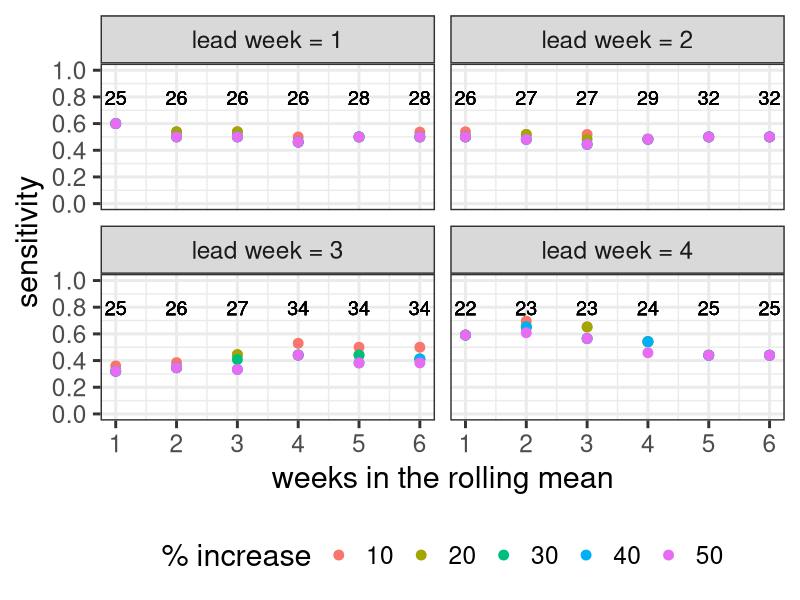

This figure's R source: (Note: this script raises an error after producing the figure.)
rm(list = ls())

suppressPackageStartupMessages({require(readxl)
  require(dplyr)
  require(tidyverse)
  require(stringr)
  require(data.table)
  }) 


#new data 
ww_gold_standard_mod <- read.csv("data/ww_gold_standard20220310.csv") 
wastedata <- readxl::read_excel("data/wasterwater20220314.xlsx", "Datapairs_allplants_C")

weeks = 1:6
ww_threshhold = seq(0.1, 0.5, 0.1)


indexes = expand.grid(weeks, ww_threshhold)
  
  # list(#c(1, 0), c(1, 0.05), c(1, 0.1), c(1, 0.15), c(1, 0.2),


# Waste water data 
waste_data <- (wastedata 
               %>% rename_all(~str_replace_all(.x, " ", '')) 
               %>% rename_with(~gsub("[[:punct:]]", "", .x))
               %>% mutate(MuniName = ifelse(MuniName == "Tygerberg", "CT Tygerberg", 
                                        ifelse(MuniName == "Stellenbosch", "CT Southern",
                                               ifelse(MuniName == "Buffalo city", "Buffalo City",  MuniName))))
               %>% rename(epi_wk = Epiweek) 
               %>% select(epi_wk, province = Province, MuniName,
                          NICDPlant, GenecopiesmL, LoggenecopiesmL)
               )



# merge the waste water data and the positivity rate data
wwgold_standardfiltered <-(ww_gold_standard_mod
                           %>% select(-province)
                           %>% filter(epi_yr >= 2021 | MuniName != "Hantam")
                           %>% inner_join(waste_data)
                       )

 
# Calculate N_prev moving average
ww_gold_standard_peak <- rbindlist(lapply(1:nrow(indexes), function(x)(wwgold_standardfiltered 
                         %>% arrange(NICDPlant, epi_yr, epi_wk) %>% 
                           group_by(NICDPlant) 
                         %>% mutate(N_log_wks = indexes[x, 1],
                                    percent = indexes[x, 2] *100,
                                    wwthreshhold = log10(1+ indexes[x, 2]),
                                    n_weeks_genecopies_ave = lag(frollmean(GenecopiesmL,
                                                                      indexes[x,1], na.rm = T),1),
                                    n_weeks_logcopies_ave = log10(n_weeks_genecopies_ave))
                         
                         
                         %>% mutate(test_logcopies = ifelse(LoggenecopiesmL - n_weeks_logcopies_ave > log10(1+indexes[x,2]), 1 , 
                                                            ifelse(LoggenecopiesmL - n_weeks_logcopies_ave < log10(1+indexes[x,2]), 0, NA)))
                         )))



lead_ww <- 1:4

Sensitivitydata_filter<- rbindlist(lapply(seq_along(lead_ww),function(x)(ww_gold_standard_peak
                                                                              %>% arrange(NICDPlant, epi_yr, epi_wk , N_log_wks, wwthreshhold)
                                                                              %>% group_by(NICDPlant, N_log_wks, wwthreshhold)
                                                                              %>% mutate(lead_ww =lead_ww[x],
                                                                                         entered_lag = lead(entered,  lead_ww[x]))
                                                                              %>% filter(entered_lag == 1)
                                                                              %>% drop_na(test_logcopies) 
                                                                              %>% mutate(comparison  = ifelse(entered_lag == 1 & test_logcopies == 1, "TP",
                                                                                                              ifelse(entered_lag == 1 & test_logcopies == 0, "FN",
                                                                                                                     ifelse(entered_lag == 0 & test_logcopies == 1, "FP",
                                                                                                                            ifelse(entered_lag == 0 & test_logcopies == 0, "TN", NA)))))
                                                                              
)))


comparisondata <- Sensitivitydata_filter %>% 
  group_by( N_log_wks, wwthreshhold, lead_ww, percent) %>%
  select(entered, test_logcopies, comparison) 


sensetivity_data <- comparisondata %>% 
  group_by(comparison, N_log_wks,percent, wwthreshhold, lead_ww) %>% 
  summarise(counts= n()) 



sensetivity_calulations <- (sensetivity_data 
                          %>% group_by( comparison, N_log_wks, percent,wwthreshhold, lead_ww) 
                          %>% pivot_wider(names_from = comparison, 
                                          values_from = counts) 
                          %>% mutate(sensitivity  = TP/(TP + FN),
                                     sample  = TP + FN)
         )


# write_csv(sense_spe_calulations, "data/sense_spe_calulations")

facet_names = paste("lead week =", 1:4)
names(facet_names) <- 1:4

sensetivity_calulations %>% 
  ggplot()+
  geom_point(aes(y = sensitivity, x = N_log_wks  , color = as.factor(percent)), size = 3)+
  theme_bw(base_size = 22, base_family = "") +
  labs(x = "weeks in the rolling mean", y = "sensitivity", color = "% increase")+
  theme(axis.text.x = element_text(), legend.position = "bottom")+
  scale_y_continuous(limits = c(0, 1), breaks = seq(0, 1, 0.2))+
  scale_x_continuous(limits = c(1, 6), breaks = seq(1, 6, 1))+
  geom_text(aes(x = N_log_wks, y = max(sensitivity) + 0.1, label = sample), 
            position = position_dodge(width = 0.25), size = 5)+
  facet_wrap(~lead_ww, labeller = labeller(lead_ww = facet_names))


ggsave("plots/sensitivity_X_increase.png", w = 8, h = 8)


